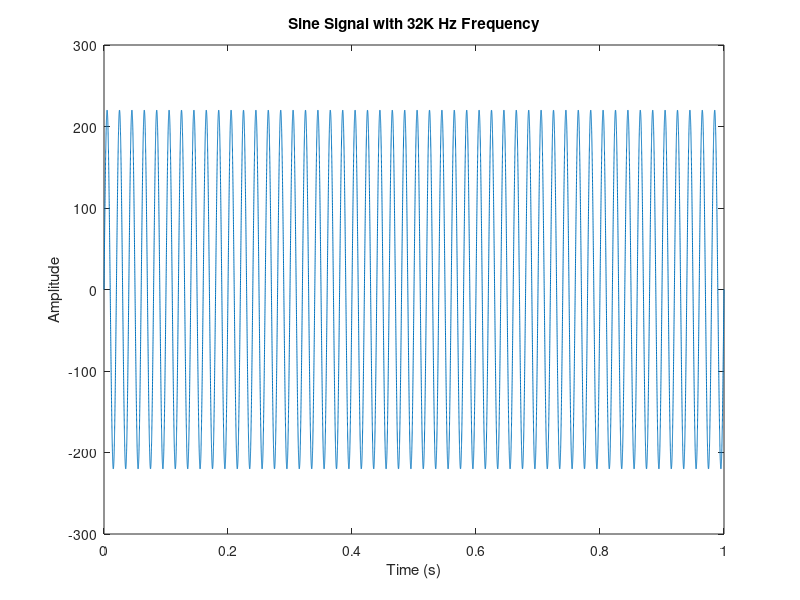

Here is the MATLAB script that generated this plot:
clc
clear all
close all

x= 0:0.001:1;
y=sin(2*pi*x);

#subplot(2,1,1)

% Set the parameters
frequency = 50; % Frequency in Hz
amplitude = 220; % Amplitude of the signal
duration = 1; % Duration of the signal in seconds
sampling_rate = 32000; % Sampling rate 32K Hz
t = linspace(0, duration, duration * sampling_rate);

% Generate the sine signal
signal = amplitude * sin(2 * pi * frequency * t);

% Plot the signal
plot(t, signal);
xlabel('Time (s)');
ylabel('Amplitude');
title('Sine Signal with 32K Hz Frequency');
